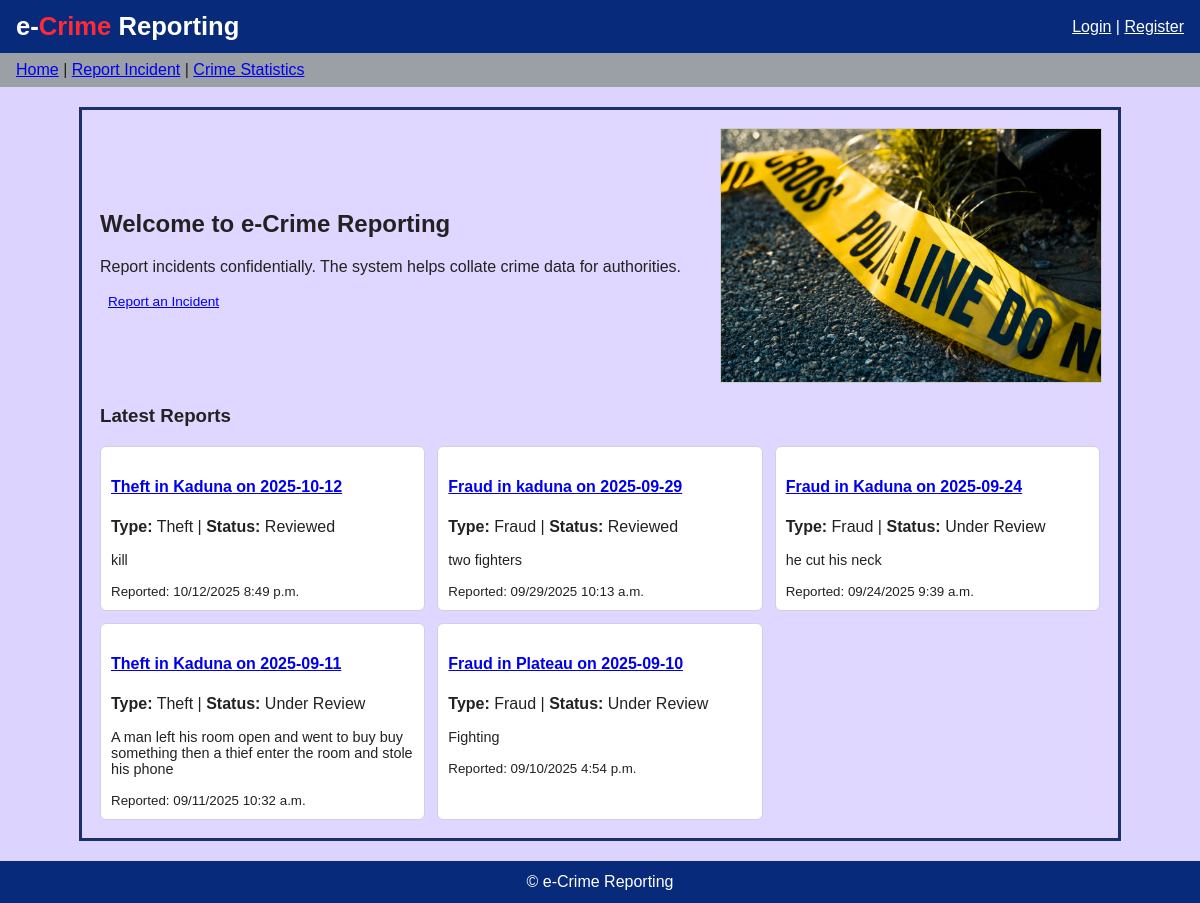
The page / on the database its author committed.
### reports/models.py (models this page shows)
class Report(models.Model):
    reporter = models.ForeignKey(User, on_delete=models.SET_NULL, null=True, blank=True)
    crime_type = models.CharField(max_length=50, choices=CRIME_CHOICES, default='other')
    state = models.CharField(max_length=100, blank=True)
    lga = models.CharField("Location / LGA", max_length=150, blank=True)
    location_description = models.TextField(blank=True)
    incident_description = models.TextField()
    security_agency = models.CharField(max_length=150, blank=True)
    progress_notes = models.TextField(blank=True)
    status = models.CharField(max_length=20, choices=STATUS_CHOICES, default='new')
    image = models.ImageField(upload_to='reports/', blank=True, null=True)
    created_at = models.DateTimeField(auto_now_add=True)
    updated_at = models.DateTimeField(auto_now=True)
    class Meta:
        ordering = ['-created_at']
    def __str__(self):
        date_str = self.created_at.strftime('%Y-%m-%d') if self.created_at else 'Unknown date'
        return f"{self.get_crime_type_display()} in {self.state or 'Unknown'} on {date_str}"

### reports/views.py (the view)
# urls.py: 2. Add a URL to urlpatterns:  path('', views.home, name='home')
def home(request):
    latest = Report.objects.all()[:6]
    return render(request, 'home.html', {'latest': latest})

### templates/home.html (shortened to what this page needs)
{% extends 'base.html' %}
{% load static %}
{% block content %}
  <div style="display:flex;gap:16px;align-items:center;">
    <div style="flex:1">
      <h2>Welcome to e-Crime Reporting</h2>
      <p>Report incidents confidentially. The system helps collate crime data for authorities.</p>
      <p><a href="{% url 'report_create' %}" class="small-btn">Report an Incident</a></p>
    </div>
    <div style="width:380px;">
      <img src="{% static 'images/banner.jpg' %}" alt="banner" style="width:100%;border:1px solid #ccc;">
    </div>
  </div>
  <h3 style="margin-top:18px;">Latest Reports</h3>
  <div class="report-list">
    {% for r in latest %}
      <div class="report-item">
        <h4><a href="{% url 'report_detail' r.pk %}">{{ r }}</a></h4>
        <p><strong>Type:</strong> {{ r.get_crime_type_display }} |
           <strong>Status:</strong>
           {% if r.status == 'new' %}
             Under Review
           {% else %}
             Reviewed
           {% endif %}
        </p>
        <p style="font-size:0.9rem">{{ r.incident_description|truncatechars:120 }}</p>
        <small>Reported: {{ r.created_at|date:"SHORT_DATETIME_FORMAT" }}</small>
      </div>
    {% empty %}
      <p>No reports yet.</p>
    {% endfor %}
  </div>
{% endblock %}

### static/css/input.css (style rules this page uses)
body { font-family: Arial, Helvetica, sans-serif; background: #dcd3ff; color: #222; margin: 0; }
.small-btn { font-size: 0.85rem; padding:6px 8px; }
.report-list { display:grid; grid-template-columns: repeat(auto-fit, minmax(280px, 1fr)); gap:12px; }
.report-item { border:1px solid #cfcfe6; padding:10px; border-radius:6px; background:white; }

### rows shown on the page
Report: created_at+crime_type+state "Theft in Kaduna on 2025-10-12", crime_type "Theft", status "Reviewed", incident_description "kill", created_at "10/12/2025 8:49 p.m."
Report: created_at+crime_type+state "Fraud in kaduna on 2025-09-29", crime_type "Fraud", status "Reviewed", incident_description "two fighters", created_at "09/29/2025 10:13 a.m."
Report: created_at+crime_type+state "Fraud in Kaduna on 2025-09-24", crime_type "Fraud", status "Under Review", incident_description "he cut his neck", created_at "09/24/2025 9:39 a.m."
Report: created_at+crime_type+state "Theft in Kaduna on 2025-09-11", crime_type "Theft", status "Under Review", incident_description "A man left his room open and went to buy buy something then a thief enter the room and stole his phone", created_at "09/11/2025 10:32 a.m."
Report: created_at+crime_type+state "Fraud in Plateau on 2025-09-10", crime_type "Fraud", status "Under Review", incident_description "Fighting", created_at "09/10/2025 4:54 p.m."
